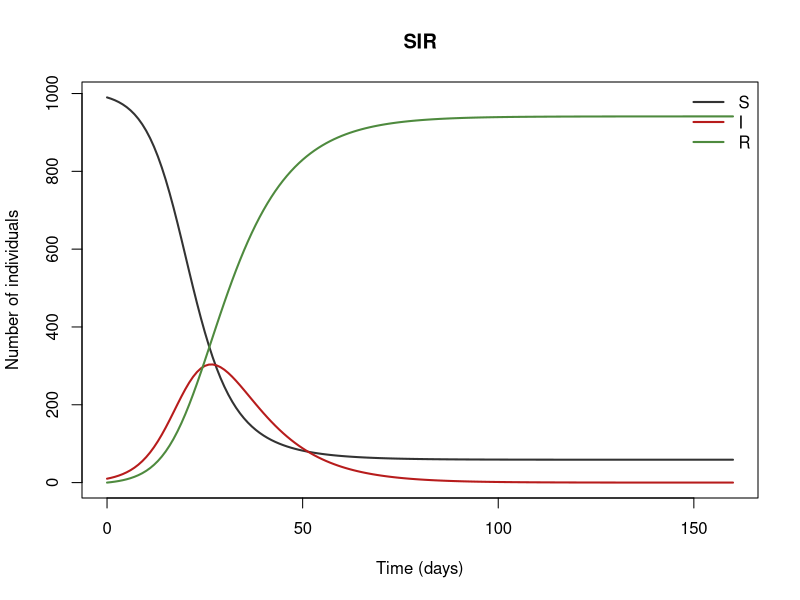
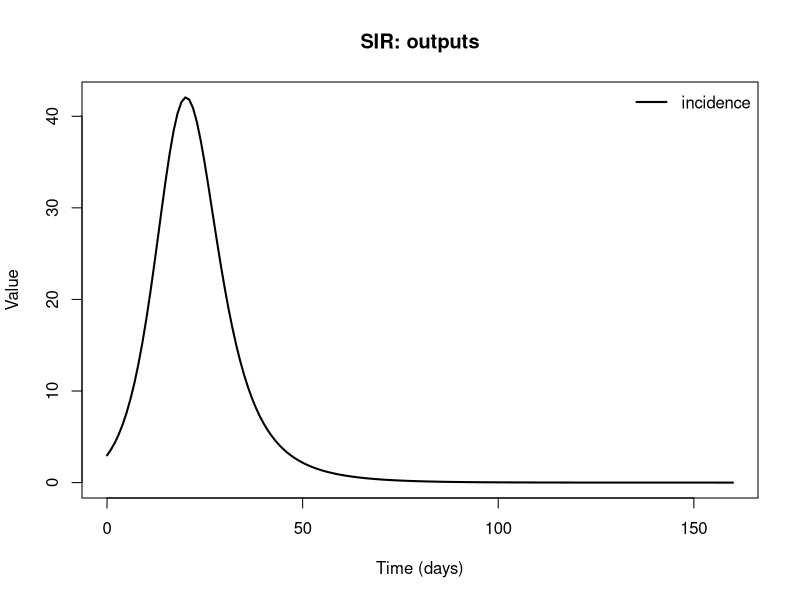

Source code (R) for these figures, in order:
## SIR
## Basic SIR epidemic in a closed population.
## Reference: Kermack & McKendrick (1927); Keeling & Rohani (2008), Modeling Infectious Diseases in Humans and Animals, §2.1
##
## Generated from a compartmental model diagram (model format v1).
## Regenerating from the same diagram always gives this exact file.
##
## Compartments: S, I, R
## Flows (time unit: days):
##   S -> I  : lam * S
##   I -> R  : gamma * I

library(deSolve)

# ---- Time ------------------------------------------------------------
times <- seq(0, 160, by = 1)  # days

# ---- Parameters ------------------------------------------------------
parameters <- c(
  beta = 0.3,     # transmission rate per day
  gamma = 1 / 10  # recovery rate = 1/(infectious period)
)

# ---- Initial conditions ----------------------------------------------
state <- c(
  S = 990,  # Susceptible
  I = 10,   # Infectious
  R = 0     # Recovered
)

# ---- Model equations -------------------------------------------------
sir_model <- function(t, state, parameters) {
  with(as.list(c(state, parameters)), {
    # Total population
    N <- S + I + R

    # Derived quantities
    lam <- beta * I / N  # force of infection

    # Flows recorded as outputs
    incidence <- lam * S

    # Rates of change
    dS <- -lam * S
    dI <- lam * S - gamma * I
    dR <- gamma * I

    list(c(dS, dI, dR), c(incidence = incidence))
  })
}

# ---- Solve -----------------------------------------------------------
out <- ode(y = state, times = times, func = sir_model, parms = parameters)
out <- as.data.frame(out)

# ---- Plot ------------------------------------------------------------
compartment_cols <- c(S = "#333333", I = "#B71C1C", R = "#4E8A3E")
matplot(out$time, out[, names(compartment_cols)], type = "l", lty = 1, lwd = 2,
        col = compartment_cols, xlab = "Time (days)", ylab = "Number of individuals",
        main = "SIR")
legend("topright", legend = names(compartment_cols), col = compartment_cols,
       lty = 1, lwd = 2, bty = "n")

output_names <- c("incidence")
matplot(out$time, out[, output_names, drop = FALSE], type = "l", lty = 1, lwd = 2,
        col = seq_along(output_names), xlab = "Time (days)", ylab = "Value",
        main = "SIR: outputs")
legend("topright", legend = output_names, col = seq_along(output_names),
       lty = 1, lwd = 2, bty = "n")
